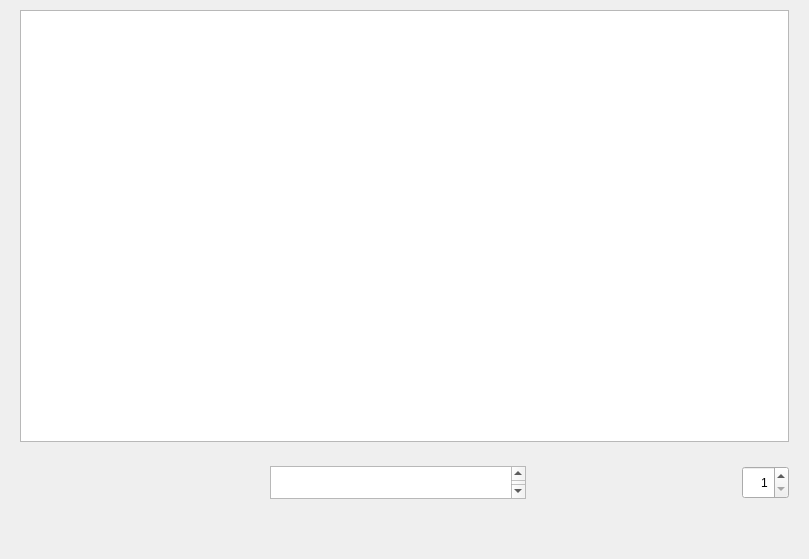
        <widget class="QWidget" name="widget_2" native="true">
         <property name="sizePolicy">
          <sizepolicy hsizetype="Preferred" vsizetype="Preferred">
           <horstretch>0</horstretch>
           <verstretch>0</verstretch>
          </sizepolicy>
         </property>
         <property name="minimumSize">
          <size>
           <width>361</width>
           <height>0</height>
          </size>
         </property>
         <property name="layoutDirection">
          <enum>Qt::LeftToRight</enum>
         </property>
         <property name="autoFillBackground">
          <bool>false</bool>
         </property>
         <property name="styleSheet">
          <string notr="true">QVBoxLayout {
    alignment: center;
}</string>
         </property>
         <layout class="QVBoxLayout" name="verticalLayout_6">
          <property name="sizeConstraint">
           <enum>QLayout::SetDefaultConstraint</enum>
          </property>
          <property name="topMargin">
           <number>1</number>
          </property>
          <item>
           <widget class="ElevatedCardWidget" name="ElevatedCardWidget_2">
            <property name="minimumSize">
             <size>
              <width>361</width>
              <height>450</height>
             </size>
            </property>
            <property name="maximumSize">
             <size>
              <width>16777215</width>
              <height>16777215</height>
             </size>
            </property>
            <layout class="QGridLayout" name="gridLayout_5">
             <item row="0" column="0">
              <widget class="HorizontalFlipView" name="PixivImages"/>
             </item>
            </layout>
           </widget>
          </item>
          <item>
           <widget class="QWidget" name="widget_6" native="true">
            <property name="maximumSize">
             <size>
              <width>16777215</width>
              <height>51</height>
             </size>
            </property>
            <layout class="QHBoxLayout" name="horizontalLayout_4">
             <item>
              <spacer name="horizontalSpacer_8">
               <property name="orientation">
                <enum>Qt::Horizontal</enum>
               </property>
               <property name="sizeHint" stdset="0">
                <size>
                 <width>210</width>
                 <height>20</height>
                </size>
               </property>
              </spacer>
             </item>
             <item>
              <spacer name="horizontalSpacer_6">
               <property name="orientation">
                <enum>Qt::Horizontal</enum>
               </property>
               <property name="sizeType">
                <enum>QSizePolicy::Preferred</enum>
               </property>
               <property name="sizeHint" stdset="0">
                <size>
                 <width>40</width>
                 <height>20</height>
                </size>
               </property>
              </spacer>
             </item>
             <item>
              <widget class="HorizontalPipsPager" name="PixivShow">
               <item/>
               <item/>
               <item/>
               <item/>
               <item/>
               <item/>
               <item/>
               <item/>
               <item/>
               <item/>
               <item/>
               <item/>
               <item/>
               <item/>
               <item/>
               <item/>
               <item/>
               <item/>
               <item/>
               <item/>
               <item/>
               <item/>
               <item/>
               <item/>
               <item/>
               <item/>
               <item/>
               <item/>
               <item/>
               <item/>
               <item/>
               <item/>
               <item/>
               <item/>
               <item/>
               <item/>
               <item/>
               <item/>
               <item/>
               <item/>
               <item/>
               <item/>
               <item/>
               <item/>
               <item/>
               <item/>
               <item/>
               <item/>
               <item/>
               <item/>
               <item/>
               <item/>
               <item/>
               <item/>
               <item/>
               <item/>
               <item/>
               <item/>
               <item/>
               <item/>
               <item/>
               <item/>
               <item/>
               <item/>
               <item/>
               <item/>
               <item/>
               <item/>
               <item/>
               <item/>
               <item/>
               <item/>
               <item/>
               <item/>
               <item/>
               <item/>
               <item/>
               <item/>
               <item/>
               <item/>
               <item/>
               <item/>
               <item/>
               <item/>
               <item/>
               <item/>
               <item/>
               <item/>
               <item/>
               <item/>
               <item/>
               <item/>
               <item/>
               <item/>
               <item/>
               <item/>
               <item/>
               <item/>
               <item/>
               <item/>
               <item/>
               <item/>
               <item/>
               <item/>
               <item/>
               <item/>
               <item/>
               <item/>
               <item/>
               <item/>
               <item/>
               <item/>
               <item/>
               <item/>
               <item/>
               <item/>
               <item/>
               <item/>
               <item/>
               <item/>
               <item/>
               <item/>
               <item/>
               <item/>
               <item/>
               <item/>
               <item/>
               <item/>
               <item/>
               <item/>
               <item/>
               <item/>
               <item/>
               <item/>
               <item/>
               <item/>
               <item/>
               <item/>
               <item/>
               <item/>
               <item/>
               <item/>
               <item/>
               <item/>
               <item/>
               <item/>
               <item/>
               <item/>
               <item/>
               <item/>
               <item/>
               <item/>
               <item/>
               <item/>
               <item/>
               <item/>
               <item/>
               <item/>
               <item/>
               <item/>
               <item/>
               <item/>
               <item/>
               <item/>
               <item/>
               <item/>
               <item/>
               <item/>
               <item/>
               <item/>
               <item/>
               <item/>
               <item/>
               <item/>
               <item/>
               <item/>
               <item/>
               <item/>
               <item/>
               <item/>
               <item/>
               <item/>
               <item/>
               <item/>
               <item/>
               <item/>
               <item/>
               <item/>
               <item/>
               <item/>
               <item/>
               <item/>
               <item/>
               <item/>
               <item/>
               <item/>
               <item/>
               <item/>
               <item/>
               <item/>
               <item/>
               <item/>
               <item/>
               <item/>
               <item/>
               <item/>
               <item/>
               <item/>
               <item/>
               <item/>
               <item/>
               <item/>
               <item/>
               <item/>
               <item/>
               <item/>
               <item/>
               <item/>
               <item/>
               <item/>
               <item/>
               <item/>
               <item/>
               <item/>
               <item/>
               <item/>
               <item/>
               <item/>
               <item/>
               <item/>
               <item/>
               <item/>
               <item/>
               <item/>
               <item/>
               <item/>
               <item/>
               <item/>
               <item/>
               <item/>
               <item>
                <property name="text">
                 <string>6</string>
                </property>
               </item>
              </widget>
             </item>
             <item>
              <spacer name="horizontalSpacer_10">
               <property name="orientation">
                <enum>Qt::Horizontal</enum>
               </property>
               <property name="sizeHint" stdset="0">
                <size>
                 <width>210</width>
                 <height>20</height>
                </size>
               </property>
              </spacer>
             </item>
             <item>
              <widget class="SpinBox" name="PixivShowNumber">
               <property name="maximumSize">
                <size>
                 <width>150</width>
                 <height>33</height>
                </size>
               </property>
               <property name="alignment">
                <set>Qt::AlignRight|Qt::AlignTrailing|Qt::AlignVCenter</set>
               </property>
               <property name="minimum">
                <number>1</number>
               </property>
               <property name="maximum">
                <number>100</number>
               </property>
              </widget>
             </item>
            </layout>
           </widget>
          </item>
          <item>
           <widget class="CommandBar" name="PixivCommandBar">
            <property name="minimumSize">
             <size>
              <width>1</width>
              <height>34</height>
             </size>
            </property>
            <property name="layoutDirection">
             <enum>Qt::LeftToRight</enum>
            </property>
            <property name="autoFillBackground">
             <bool>false</bool>
            </property>
            <property name="frameShape">
             <enum>QFrame::NoFrame</enum>
            </property>
            <property name="frameShadow">
             <enum>QFrame::Plain</enum>
            </property>
           </widget>
          </item>
         </layout>
        </widget>
